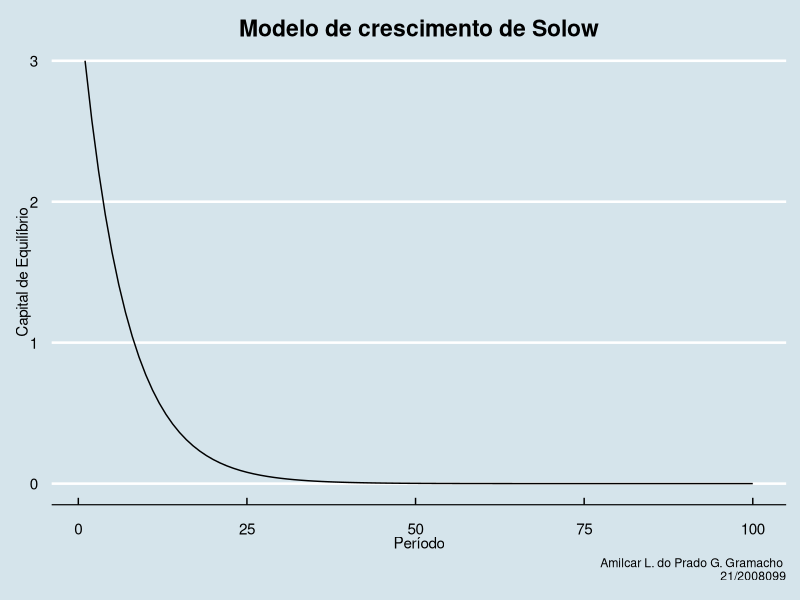

Recreate this plot in R.
# Definindo parâmetros do modelo
s <- 0.4
alpha <- 0.5
delta <- 0.1
mi <- 0.04
A <- 1

n_linhas <- 100

# Criando o dataframe que será base para o gráfico
df_raw <- data.frame(
  t = 1:n_linhas,
  k = NA_real_,
  y = NA_real_,
  consumo = NA_real_,
  poupanca = NA_real_,
  delta_k = NA_real_
)

# Definindo o valor inicial do capital
df_raw$k[1] <- 3

# Definindo modelo
modelo <- function(k, alpha, s, delta, mi) {
  
  y <- k^alpha
  consumo <- y * (1 - s)
  poupanca <- y * s
  
  delta_k <- k - (delta + mi) * k
  
  return(list(y = y, consumo = consumo, poupanca = poupanca, delta_k = delta_k))
}

# Preenchendo a tabela
while (any(is.na(df_raw$y))) {
  # Update model variables
  df_raw <- df_raw |> 
    dplyr::mutate(
      dplyr::across(c(y, consumo, poupanca, delta_k), 
                    ~ modelo(k, alpha, s, delta, mi)[[dplyr::cur_column()]]))
  
  df_raw <- df_raw |> 
    dplyr::mutate(
      k = dplyr::if_else(is.na(dplyr::lag(delta_k)), k, dplyr::lag(delta_k))
    )
}

# plotando ----------------------------------------------------------------

library(ggplot2)

df_raw |> 
  ggplot(
    aes(
      x = t,
      y = k
    )) +
  geom_line() +
  ggthemes::theme_economist() +
  labs(x = "Período",
       y = "Capital de Equilíbrio",
       title = "Modelo de crescimento de Solow",
       caption = "Amilcar L. do Prado G. Gramacho \n 21/2008099") +
  theme(plot.title = element_text(hjust = 0.5))